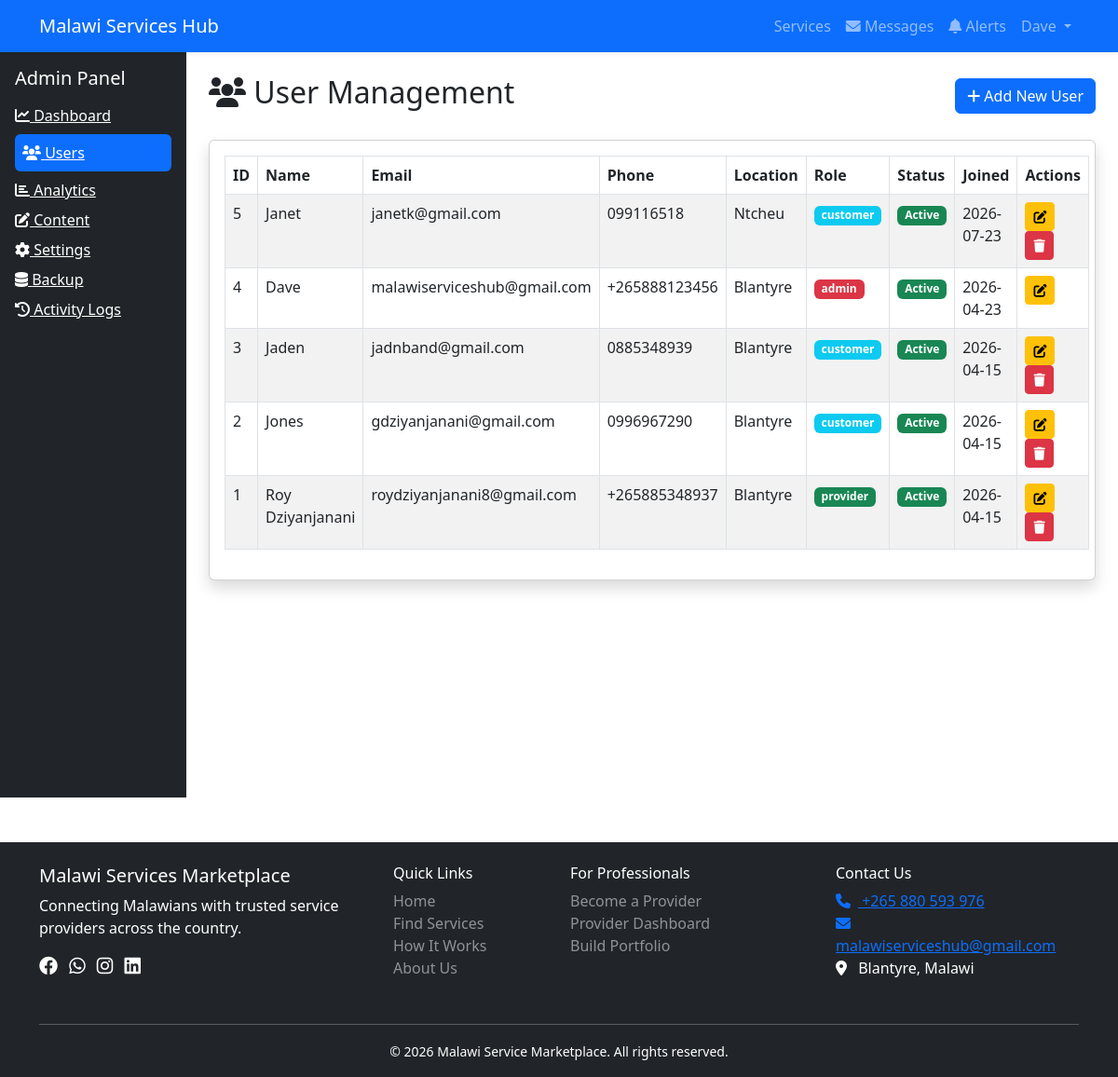
/admin/users.php (signed in), run on the app's committed database.
### tables this page shows
CREATE TABLE `users` (
  `id` int(11) NOT NULL,
  `name` varchar(100) NOT NULL,
  `email` varchar(100) NOT NULL,
  `password` varchar(255) NOT NULL,
  `phone` varchar(20) NOT NULL,
  `location` varchar(100) NOT NULL,
  `role` enum('customer','provider','admin') DEFAULT 'customer',
  `profile_pic` varchar(255) DEFAULT NULL,
  `is_active` tinyint(1) DEFAULT 1,
  `is_profile_complete` tinyint(1) DEFAULT 0,
  `email_verified` tinyint(1) DEFAULT 0,
  `twofa_secret` varchar(255) DEFAULT NULL,
  `twofa_enabled` tinyint(1) DEFAULT 0,
  `created_at` timestamp NOT NULL DEFAULT current_timestamp(),
  `last_login` datetime DEFAULT NULL,
  `email_verification_token` varchar(255) DEFAULT NULL,
  `reset_password_token` varchar(255) DEFAULT NULL,
  `reset_password_expire` datetime DEFAULT NULL
);

### includes/auth.php (called while the page is built, shortened)
<?php
require_once 'db.php';
function isLoggedIn() {
    return isset($_SESSION['user_id']);
}
function getCurrentUser() {
    $stmt = getDb()->prepare("SELECT * FROM users WHERE id = ?");
    $stmt->execute([$_SESSION['user_id']]);
    return $stmt->fetch();
}
function requireRole($role) {
    $user = getCurrentUser();
}
?>

### includes/db.php (called while the page is built, shortened)
<?php
$host = 'localhost';
$dbname = 'malawi_services_hub';
$username = 'root';
$password = '';
try {
    $pdo = new PDO("mysql:host=$host;dbname=$dbname;charset=utf8mb4", $username, $password);
    $pdo->setAttribute(PDO::ATTR_ERRMODE, PDO::ERRMODE_EXCEPTION);
    $pdo->setAttribute(PDO::ATTR_DEFAULT_FETCH_MODE, PDO::FETCH_ASSOC);
} catch(PDOException $e) {
    die("Database connection failed: " . $e->getMessage());
}
function getDb() {
    global $pdo;
    return $pdo;
}
?>

### admin/users.php (the view, shortened to what this page needs)
<?php
require_once '../includes/auth.php';
requireRole('admin');
$db = getDb();
$users = $db->query("SELECT * FROM users ORDER BY created_at DESC")->fetchAll();
?>
<!DOCTYPE html>
<html lang="en">
<head>
    <link href="https://cdn.jsdelivr.net/npm/bootstrap@5.3.0/dist/css/bootstrap.min.css" rel="stylesheet">
    <link rel="stylesheet" href="https://cdnjs.cloudflare.com/ajax/libs/font-awesome/6.0.0-beta3/css/all.min.css">
    <link href="https://cdn.datatables.net/1.13.4/css/dataTables.bootstrap5.min.css" rel="stylesheet">
</head>
<body>
<?php include '../includes/header.php'; ?>
<div class="container-fluid">
    <div class="row">
        <div class="col-md-2 bg-dark min-vh-100 p-3">
            <h5 class="text-white mb-3">Admin Panel</h5>
            <a href="index.php" class="text-white d-block mb-2"><i class="fas fa-chart-line"></i> Dashboard</a>
            <a href="users.php" class="text-white d-block mb-2 bg-primary p-2 rounded"><i class="fas fa-users"></i> Users</a>
            <a href="analytics.php" class="text-white d-block mb-2"><i class="fas fa-chart-bar"></i> Analytics</a>
            <a href="content.php" class="text-white d-block mb-2"><i class="fas fa-edit"></i> Content</a>
            <a href="settings.php" class="text-white d-block mb-2"><i class="fas fa-cog"></i> Settings</a>
            <a href="backup.php" class="text-white d-block mb-2"><i class="fas fa-database"></i> Backup</a>
            <a href="activity.php" class="text-white d-block mb-2"><i class="fas fa-history"></i> Activity Logs</a>
        </div>
        <div class="col-md-10 p-4">
            <div class="d-flex justify-content-between align-items-center mb-4">
                <h2><i class="fas fa-users"></i> User Management</h2>
                <button class="btn btn-primary" data-bs-toggle="modal" data-bs-target="#addUserModal">
                    <i class="fas fa-plus"></i> Add New User
                </button>
            </div>
            <div class="card shadow">
                <div class="card-body">
                    <table id="usersTable" class="table table-bordered table-striped">
                        <thead>
                            <tr><th>ID</th><th>Name</th><th>Email</th><th>Phone</th><th>Location</th><th>Role</th><th>Status</th><th>Joined</th><th>Actions</th></tr>
                        </thead>
                        <tbody>
                            <?php foreach ($users as $user): ?>
                            <tr>
                                <td><?= $user['id'] ?></td>
                                <td><?= htmlspecialchars($user['name']) ?></td>
                                <td><?= htmlspecialchars($user['email']) ?></td>
                                <td><?= htmlspecialchars($user['phone']) ?></td>
                                <td><?= htmlspecialchars($user['location']) ?></td>
                                <td><span class="badge bg-<?= $user['role'] == 'admin' ? 'danger' : ($user['role'] == 'provider' ? 'success' : 'info') ?>"><?= $user['role'] ?></span></td>
                                <td><span class="badge bg-<?= $user['is_active'] ? 'success' : 'secondary' ?>"><?= $user['is_active'] ? 'Active' : 'Inactive' ?></span></td>
                                <td><?= date('Y-m-d', strtotime($user['created_at'])) ?></td>
                                <td>
                                    <button class="btn btn-sm btn-warning edit-user" data-id="<?= $user['id'] ?>" data-name="<?= htmlspecialchars($user['name']) ?>" data-email="<?= $user['email'] ?>" data-phone="<?= $user['phone'] ?>" data-location="<?= $user['location'] ?>" data-role="<?= $user['role'] ?>" data-active="<?= $user['is_active'] ?>"><i class="fas fa-edit"></i></button>
                                    <?php if ($user['role'] != 'admin'): ?>
                                    <a href="?delete=<?= $user['id'] ?>" class="btn btn-sm btn-danger" onclick="return confirm('Delete this user?')"><i class="fas fa-trash"></i></a>
                                    <?php endif; ?>
                                </td>
                            </tr>
                            <?php endforeach; ?>
                        </tbody>
                    </table>
                </div>
            </div>
        </div>
    </div>
</div>
<?php include '../includes/footer.php'; ?>
</body>
</html>

### includes/header.php (shortened to what this page needs)
<!DOCTYPE html>
<html lang="en">
<head>
</head>
<?php
require_once __DIR__ . '/auth.php';
$currentUser = getCurrentUser();
?>
<nav class="navbar navbar-expand-lg navbar-dark bg-primary shadow-sm">
    <div class="container">
        <a class="navbar-brand" href="<?= BASE_URL ?>index.php">Malawi Services Hub</a>
        <div class="collapse navbar-collapse" id="navbarNav">
            <ul class="navbar-nav ms-auto">
                <li class="nav-item"><a class="nav-link" href="<?= BASE_URL ?>services.php">Services</a></li>
                <?php if($currentUser): ?>
                    <li class="nav-item">
                        <a class="nav-link position-relative" href="<?= BASE_URL ?>messaging.php">
                            <i class="fas fa-envelope"></i> Messages
                        </a>
                    </li>
                    <li class="nav-item">
                        <a class="nav-link position-relative" href="<?= BASE_URL ?>notifications.php">
                            <i class="fas fa-bell"></i> Alerts
                        </a>
                    </li>
                    <li class="nav-item dropdown">
                        <a class="nav-link dropdown-toggle" href="#" id="userDropdown" role="button" data-bs-toggle="dropdown">
                            <?= htmlspecialchars($currentUser['name']) ?>
                        </a>
                    </li>
                <?php else: ?>
                    <li class="nav-item"><a class="nav-link btn btn-outline-dark" href="#" data-bs-toggle="modal" data-bs-target="#loginModal">Login</a></li>
                    <li class="nav-item"><a class="nav-link btn btn-dark ms-2" href="#" data-bs-toggle="modal" data-bs-target="#registerModal">Sign Up</a></li>
                <?php endif; ?>
            </ul>
        </div>
    </div>
</nav>

### data on the page
users: name "Dave", id "4", email "malawiserviceshub@gmail.com", phone "+265888123456", location "Blantyre", role "admin", is_active "Active", created_at "2026-04-23"
users: id "5", name "Janet", email "janetk@gmail.com", phone "099116518", location "Ntcheu", role "customer", is_active "Active", created_at "2026-07-23"
users: id "3", name "Jaden", email "jadnband@gmail.com", phone "0885348939", location "Blantyre", role "customer", is_active "Active", created_at "2026-04-15"
users: id "2", name "Jones", email "gdziyanjanani@gmail.com", phone "0996967290", location "Blantyre", role "customer", is_active "Active", created_at "2026-04-15"
users: id "1", name "Roy Dziyanjanani", email "roydziyanjanani8@gmail.com", phone "+265885348937", location "Blantyre", role "provider", is_active "Active", created_at "2026-04-15"
